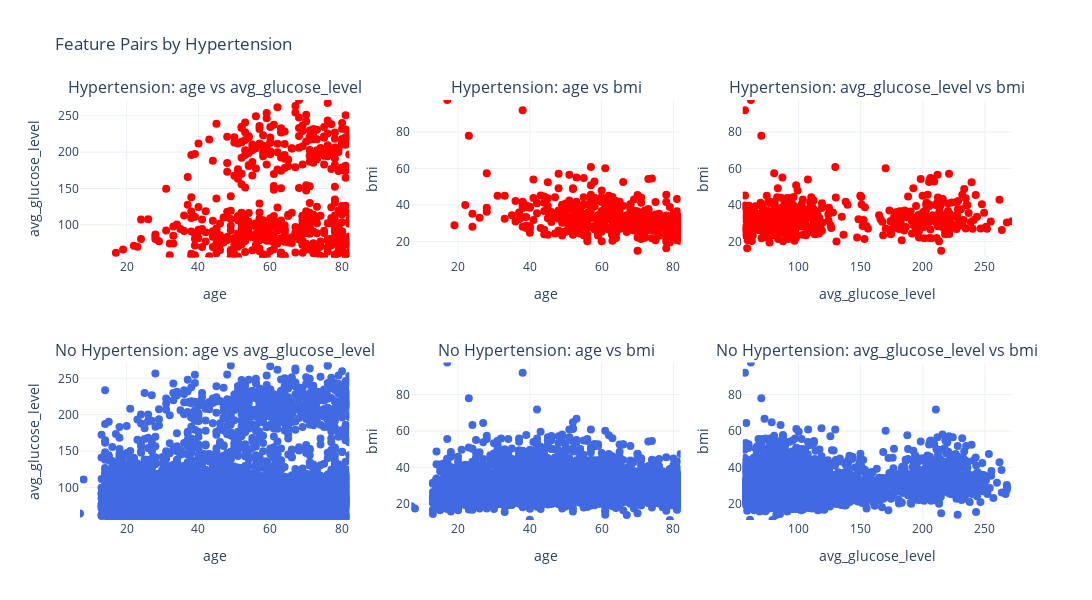

Write notebook code for a chart like this one.
### Markdown cell above
Key Takeaways:
- Higher glucose levels (>150 mg/dL) are more common in heart disease cases, especially in older individuals (50+ years).
- Age (50+) appears to be a key risk factor, especially when combined with high glucose levels.
- BMI does not show a strong separation between heart disease and non-heart disease individuals.
- Feature interactions (e.g., age × glucose level) might be better predictors than individual features alone.

### Code cell
def plot_feature_pairs_by_hypertension(data, feature_names):
    
    # Define the feature pairs (3 pairs for 3 features)
    pairs = [
        (feature_names[0], feature_names[1]),
        (feature_names[0], feature_names[2]),
        (feature_names[1], feature_names[2])
    ]
    
    # Define custom colors for hypertension groups
    color_map = {1: 'red', 0: 'royalblue'}
    
    # Compute global ranges for each feature across the entire dataset
    feature_ranges = {feat: (data[feat].min(), data[feat].max()) for feat in feature_names}
    
    # Create subplot titles for each row and pair
    titles_row1 = [f"Hypertension: {x} vs {y}" for x, y in pairs]
    titles_row2 = [f"No Hypertension: {x} vs {y}" for x, y in pairs]
    subplot_titles = titles_row1 + titles_row2  # First row then second row
    
    # Create a 2-row x 3-column subplot grid
    fig = make_subplots(rows=2, cols=3, subplot_titles=subplot_titles)
    
    # Filter data by ypertension value
    data_hypertension1 = data[data["hypertension"] == 1]
    data_hypertension0 = data[data["heart_disease"] == 0]
    
    # Plot for hypertension == 1 (top row)
    for idx, (x_feature, y_feature) in enumerate(pairs):
        col = idx + 1  # subplot column index (1, 2, 3)
        fig.add_trace(
            go.Scatter(
                x=data_hypertension1[x_feature],
                y=data_hypertension1[y_feature],
                mode='markers',
                marker=dict(
                    size=8,
                    color=color_map[1]
                ),
                name="Hypertension"
            ),
            row=1, col=col
        )
        # Update axes with consistent ranges for this feature
        fig.update_xaxes(title_text=x_feature, row=1, col=col, range=feature_ranges[x_feature])
        fig.update_yaxes(title_text=y_feature, row=1, col=col, range=feature_ranges[y_feature])
    
    # Plot for heart_disease == 0 (bottom row)
    for idx, (x_feature, y_feature) in enumerate(pairs):
        col = idx + 1
        fig.add_trace(
            go.Scatter(
                x=data_hypertension0[x_feature],
                y=data_hypertension0[y_feature],
                mode='markers',
                marker=dict(
                    size=8,
                    color=color_map[0]
                ),
                name="No Hypertension"
            ),
            row=2, col=col
        )
        # Update axes with consistent ranges for this feature
        fig.update_xaxes(title_text=x_feature, row=2, col=col, range=feature_ranges[x_feature])
        fig.update_yaxes(title_text=y_feature, row=2, col=col, range=feature_ranges[y_feature])
    
    # Update the overall layout
    fig.update_layout(
        height=600,
        width=1200,
        title="Feature Pairs by Hypertension",
        template="plotly_white",
        showlegend=False  # Adjust legend if needed
    )
    
    pio.show(fig)

feature_names = ['age', 'avg_glucose_level', 'bmi']
plot_feature_pairs_by_hypertension(df_hypertension, feature_names)

### Figure 1 — Plotly figure (JSON) as saved in the notebook; plotly's stock layout.template omitted (floating-point values rounded to 4 significant figures; data arrays with more than 128 entries replaced by an {"elided": "..."} marker saying what was removed)
{"data": [{"marker": {"color": "red", "size": 8}, "mode": "markers", "name": "Hypertension", "type": "scatter", "x": {"elided": "498 int values"}, "xaxis": "x", "y": {"elided": "498 float values"}, "yaxis": "y"}, {"marker": {"color": "red", "size": 8}, "mode": "markers", "name": "Hypertension", "type": "scatter", "x": {"elided": "498 int values"}, "xaxis": "x2", "y": {"elided": "498 float values"}, "yaxis": "y2"}, {"marker": {"color": "red", "size": 8}, "mode": "markers", "name": "Hypertension", "type": "scatter", "x": {"elided": "498 float values"}, "xaxis": "x3", "y": {"elided": "498 float values"}, "yaxis": "y3"}, {"marker": {"color": "royalblue", "size": 8}, "mode": "markers", "name": "No Hypertension", "type": "scatter", "x": {"elided": "4147 int values"}, "xaxis": "x4", "y": {"elided": "4147 float values"}, "yaxis": "y4"}, {"marker": {"color": "royalblue", "size": 8}, "mode": "markers", "name": "No Hypertension", "type": "scatter", "x": {"elided": "4147 int values"}, "xaxis": "x5", "y": {"elided": "4147 float values"}, "yaxis": "y5"}, {"marker": {"color": "royalblue", "size": 8}, "mode": "markers", "name": "No Hypertension", "type": "scatter", "x": {"elided": "4147 float values"}, "xaxis": "x6", "y": {"elided": "4147 float values"}, "yaxis": "y6"}], "layout": {"annotations": [{"font": {"size": 16}, "showarrow": false, "text": "Hypertension: age vs avg_glucose_level", "x": 0.1444, "xanchor": "center", "xref": "paper", "y": 1, "yanchor": "bottom", "yref": "paper"}, {"font": {"size": 16}, "showarrow": false, "text": "Hypertension: age vs bmi", "x": 0.5, "xanchor": "center", "xref": "paper", "y": 1, "yanchor": "bottom", "yref": "paper"}, {"font": {"size": 16}, "showarrow": false, "text": "Hypertension: avg_glucose_level vs bmi", "x": 0.8556, "xanchor": "center", "xref": "paper", "y": 1, "yanchor": "bottom", "yref": "paper"}, {"font": {"size": 16}, "showarrow": false, "text": "No Hypertension: age vs avg_glucose_level", "x": 0.1444, "xanchor": "center", "xref": "paper", "y": 0.375, "yanchor": "bottom", "yref": "paper"}, {"font": {"size": 16}, "showarrow": false, "text": "No Hypertension: age vs bmi", "x": 0.5, "xanchor": "center", "xref": "paper", "y": 0.375, "yanchor": "bottom", "yref": "paper"}, {"font": {"size": 16}, "showarrow": false, "text": "No Hypertension: avg_glucose_level vs bmi", "x": 0.8556, "xanchor": "center", "xref": "paper", "y": 0.375, "yanchor": "bottom", "yref": "paper"}], "height": 600, "showlegend": false, "title": {"text": "Feature Pairs by Hypertension"}, "width": 1200, "xaxis": {"anchor": "y", "domain": [0, 0.2889], "range": [7, 82], "title": {"text": "age"}}, "xaxis2": {"anchor": "y2", "domain": [0.3556, 0.6444], "range": [7, 82], "title": {"text": "age"}}, "xaxis3": {"anchor": "y3", "domain": [0.7111, 1], "range": [55.12, 271.7], "title": {"text": "avg_glucose_level"}}, "xaxis4": {"anchor": "y4", "domain": [0, 0.2889], "range": [7, 82], "title": {"text": "age"}}, "xaxis5": {"anchor": "y5", "domain": [0.3556, 0.6444], "range": [7, 82], "title": {"text": "age"}}, "xaxis6": {"anchor": "y6", "domain": [0.7111, 1], "range": [55.12, 271.7], "title": {"text": "avg_glucose_level"}}, "yaxis": {"anchor": "x", "domain": [0.625, 1], "range": [55.12, 271.7], "title": {"text": "avg_glucose_level"}}, "yaxis2": {"anchor": "x2", "domain": [0.625, 1], "range": [11.3, 97.6], "title": {"text": "bmi"}}, "yaxis3": {"anchor": "x3", "domain": [0.625, 1], "range": [11.3, 97.6], "title": {"text": "bmi"}}, "yaxis4": {"anchor": "x4", "domain": [0, 0.375], "range": [55.12, 271.7], "title": {"text": "avg_glucose_level"}}, "yaxis5": {"anchor": "x5", "domain": [0, 0.375], "range": [11.3, 97.6], "title": {"text": "bmi"}}, "yaxis6": {"anchor": "x6", "domain": [0, 0.375], "range": [11.3, 97.6], "title": {"text": "bmi"}}}}
